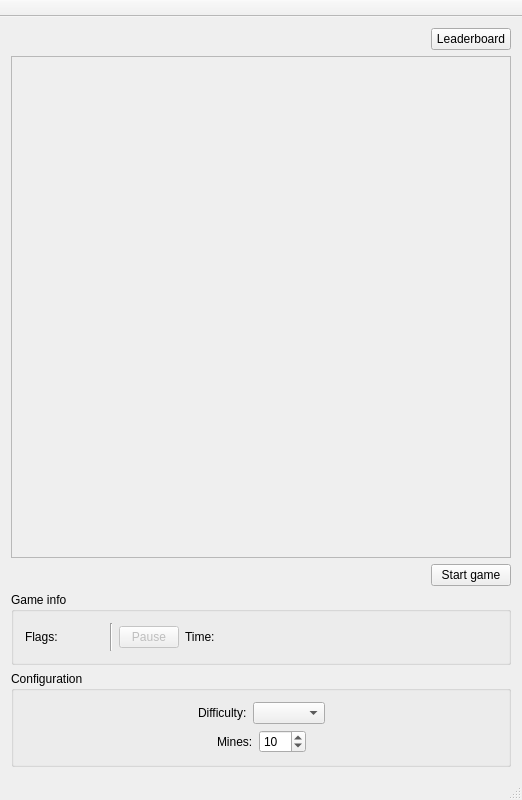
<?xml version="1.0" encoding="UTF-8"?>
<ui version="4.0">
 <class>GameGUI</class>
 <widget class="QMainWindow" name="GameGUI">
  <property name="geometry">
   <rect>
    <x>0</x>
    <y>0</y>
    <width>522</width>
    <height>800</height>
   </rect>
  </property>
  <property name="sizePolicy">
   <sizepolicy hsizetype="Preferred" vsizetype="Preferred">
    <horstretch>0</horstretch>
    <verstretch>0</verstretch>
   </sizepolicy>
  </property>
  <property name="minimumSize">
   <size>
    <width>0</width>
    <height>0</height>
   </size>
  </property>
  <property name="maximumSize">
   <size>
    <width>99999</width>
    <height>99999</height>
   </size>
  </property>
  <property name="windowTitle">
   <string>Mines</string>
  </property>
  <widget class="QWidget" name="centralWidget">
   <layout class="QHBoxLayout" name="horizontalLayout">
    <item>
     <layout class="QVBoxLayout" name="verticalLayout">
      <property name="spacing">
       <number>6</number>
      </property>
      <property name="sizeConstraint">
       <enum>QLayout::SetMinimumSize</enum>
      </property>
      <item>
       <layout class="QHBoxLayout" name="horizontalLayout_5">
        <item>
         <spacer name="horizontalSpacer_6">
          <property name="orientation">
           <enum>Qt::Horizontal</enum>
          </property>
          <property name="sizeHint" stdset="0">
           <size>
            <width>40</width>
            <height>20</height>
           </size>
          </property>
         </spacer>
        </item>
        <item>
         <widget class="QPushButton" name="show_leaderboard_button">
          <property name="text">
           <string>Leaderboard</string>
          </property>
         </widget>
        </item>
       </layout>
      </item>
      <item>
       <layout class="QHBoxLayout" name="horizontalLayout_8">
        <item>
         <widget class="MyGrid" name="visibleGrid">
          <property name="enabled">
           <bool>false</bool>
          </property>
          <property name="sizePolicy">
           <sizepolicy hsizetype="Expanding" vsizetype="Expanding">
            <horstretch>0</horstretch>
            <verstretch>0</verstretch>
           </sizepolicy>
          </property>
          <property name="minimumSize">
           <size>
            <width>500</width>
            <height>500</height>
           </size>
          </property>
          <property name="maximumSize">
           <size>
            <width>99999</width>
            <height>99999</height>
           </size>
          </property>
          <property name="mouseTracking">
           <bool>true</bool>
          </property>
          <property name="tabletTracking">
           <bool>true</bool>
          </property>
          <property name="focusPolicy">
           <enum>Qt::NoFocus</enum>
          </property>
          <property name="verticalScrollBarPolicy">
           <enum>Qt::ScrollBarAlwaysOff</enum>
          </property>
          <property name="horizontalScrollBarPolicy">
           <enum>Qt::ScrollBarAlwaysOff</enum>
          </property>
          <property name="sizeAdjustPolicy">
           <enum>QAbstractScrollArea::AdjustToContentsOnFirstShow</enum>
          </property>
          <property name="editTriggers">
           <set>QAbstractItemView::NoEditTriggers</set>
          </property>
          <property name="selectionMode">
           <enum>QAbstractItemView::SingleSelection</enum>
          </property>
          <property name="selectionBehavior">
           <enum>QAbstractItemView::SelectItems</enum>
          </property>
          <property name="textElideMode">
           <enum>Qt::ElideNone</enum>
          </property>
          <property name="showGrid">
           <bool>true</bool>
          </property>
          <property name="cornerButtonEnabled">
           <bool>false</bool>
          </property>
          <property name="rowCount">
           <number>0</number>
          </property>
          <property name="columnCount">
           <number>0</number>
          </property>
          <attribute name="horizontalHeaderVisible">
           <bool>false</bool>
          </attribute>
          <attribute name="horizontalHeaderDefaultSectionSize">
           <number>50</number>
          </attribute>
          <attribute name="horizontalHeaderHighlightSections">
           <bool>false</bool>
          </attribute>
          <attribute name="horizontalHeaderStretchLastSection">
           <bool>false</bool>
          </attribute>
          <attribute name="verticalHeaderVisible">
           <bool>false</bool>
          </attribute>
          <attribute name="verticalHeaderDefaultSectionSize">
           <number>50</number>
          </attribute>
          <attribute name="verticalHeaderHighlightSections">
           <bool>false</bool>
          </attribute>
         </widget>
        </item>
       </layout>
      </item>
      <item>
       <layout class="QHBoxLayout" name="horizontalLayout_9">
        <item>
         <spacer name="horizontalSpacer_7">
          <property name="orientation">
           <enum>Qt::Horizontal</enum>
          </property>
          <property name="sizeHint" stdset="0">
           <size>
            <width>40</width>
            <height>20</height>
           </size>
          </property>
         </spacer>
        </item>
        <item>
         <widget class="QPushButton" name="start_game_button">
          <property name="sizePolicy">
           <sizepolicy hsizetype="Minimum" vsizetype="Preferred">
            <horstretch>0</horstretch>
            <verstretch>0</verstretch>
           </sizepolicy>
          </property>
          <property name="text">
           <string>Start game</string>
          </property>
         </widget>
        </item>
       </layout>
      </item>
      <item>
       <layout class="QHBoxLayout" name="horizontalLayout_6">
        <item>
         <widget class="QGroupBox" name="gameinfo_groupbox">
          <property name="sizePolicy">
           <sizepolicy hsizetype="Preferred" vsizetype="Preferred">
            <horstretch>0</horstretch>
            <verstretch>0</verstretch>
           </sizepolicy>
          </property>
          <property name="minimumSize">
           <size>
            <width>0</width>
            <height>0</height>
           </size>
          </property>
          <property name="maximumSize">
           <size>
            <width>999999</width>
            <height>16777215</height>
           </size>
          </property>
          <property name="title">
           <string>Game info</string>
          </property>
          <layout class="QVBoxLayout" name="verticalLayout_3">
           <item>
            <layout class="QHBoxLayout" name="horizontalLayout_3">
             <item>
              <widget class="QLabel" name="flagcounter_label">
               <property name="text">
                <string>Flags:</string>
               </property>
              </widget>
             </item>
             <item>
              <widget class="QLabel" name="flag_counter">
               <property name="sizePolicy">
                <sizepolicy hsizetype="Preferred" vsizetype="Preferred">
                 <horstretch>0</horstretch>
                 <verstretch>0</verstretch>
                </sizepolicy>
               </property>
               <property name="minimumSize">
                <size>
                 <width>40</width>
                 <height>0</height>
                </size>
               </property>
               <property name="text">
                <string/>
               </property>
              </widget>
             </item>
             <item>
              <widget class="Line" name="line">
               <property name="orientation">
                <enum>Qt::Vertical</enum>
               </property>
              </widget>
             </item>
             <item>
              <widget class="QPushButton" name="pause_time_button">
               <property name="enabled">
                <bool>false</bool>
               </property>
               <property name="sizePolicy">
                <sizepolicy hsizetype="Fixed" vsizetype="Fixed">
                 <horstretch>0</horstretch>
                 <verstretch>0</verstretch>
                </sizepolicy>
               </property>
               <property name="minimumSize">
                <size>
                 <width>60</width>
                 <height>0</height>
                </size>
               </property>
               <property name="maximumSize">
                <size>
                 <width>60</width>
                 <height>16777215</height>
                </size>
               </property>
               <property name="mouseTracking">
                <bool>true</bool>
               </property>
               <property name="text">
                <string>Pause</string>
               </property>
               <property name="checkable">
                <bool>true</bool>
               </property>
               <property name="autoRepeat">
                <bool>false</bool>
               </property>
              </widget>
             </item>
             <item>
              <widget class="QLabel" name="time_label">
               <property name="text">
                <string>Time:</string>
               </property>
              </widget>
             </item>
             <item>
              <widget class="QLabel" name="time">
               <property name="minimumSize">
                <size>
                 <width>0</width>
                 <height>0</height>
                </size>
               </property>
               <property name="text">
                <string>&lt;html&gt;&lt;head/&gt;&lt;body&gt;&lt;p align=&quot;right&quot;&gt;&lt;br/&gt;&lt;/p&gt;&lt;/body&gt;&lt;/html&gt;</string>
               </property>
               <property name="scaledContents">
                <bool>false</bool>
               </property>
               <property name="alignment">
                <set>Qt::AlignRight|Qt::AlignTrailing|Qt::AlignVCenter</set>
               </property>
              </widget>
             </item>
             <item>
              <spacer name="horizontalSpacer_3">
               <property name="orientation">
                <enum>Qt::Horizontal</enum>
               </property>
               <property name="sizeHint" stdset="0">
                <size>
                 <width>40</width>
                 <height>20</height>
                </size>
               </property>
              </spacer>
             </item>
            </layout>
           </item>
          </layout>
         </widget>
        </item>
       </layout>
      </item>
      <item>
       <layout class="QHBoxLayout" name="horizontalLayout_7">
        <item>
         <widget class="QGroupBox" name="config_groupbox">
          <property name="sizePolicy">
           <sizepolicy hsizetype="Preferred" vsizetype="Preferred">
            <horstretch>0</horstretch>
            <verstretch>0</verstretch>
           </sizepolicy>
          </property>
          <property name="minimumSize">
           <size>
            <width>0</width>
            <height>0</height>
           </size>
          </property>
          <property name="maximumSize">
           <size>
            <width>99999</width>
            <height>16777215</height>
           </size>
          </property>
          <property name="title">
           <string>Configuration</string>
          </property>
          <layout class="QVBoxLayout" name="verticalLayout_2">
           <item>
            <layout class="QHBoxLayout" name="horizontalLayout_4">
             <item>
              <spacer name="horizontalSpacer_4">
               <property name="orientation">
                <enum>Qt::Horizontal</enum>
               </property>
               <property name="sizeHint" stdset="0">
                <size>
                 <width>40</width>
                 <height>20</height>
                </size>
               </property>
              </spacer>
             </item>
             <item>
              <widget class="QLabel" name="label">
               <property name="text">
                <string>Difficulty:</string>
               </property>
              </widget>
             </item>
             <item>
              <widget class="QComboBox" name="gridsize_selector">
               <property name="enabled">
                <bool>true</bool>
               </property>
              </widget>
             </item>
             <item>
              <spacer name="horizontalSpacer_5">
               <property name="orientation">
                <enum>Qt::Horizontal</enum>
               </property>
               <property name="sizeHint" stdset="0">
                <size>
                 <width>40</width>
                 <height>20</height>
                </size>
               </property>
              </spacer>
             </item>
            </layout>
           </item>
           <item>
            <layout class="QHBoxLayout" name="horizontalLayout_2">
             <item>
              <spacer name="horizontalSpacer">
               <property name="orientation">
                <enum>Qt::Horizontal</enum>
               </property>
               <property name="sizeHint" stdset="0">
                <size>
                 <width>40</width>
                 <height>20</height>
                </size>
               </property>
              </spacer>
             </item>
             <item>
              <widget class="QLabel" name="no_mines_label">
               <property name="text">
                <string>Mines:</string>
               </property>
              </widget>
             </item>
             <item>
              <widget class="QSpinBox" name="noMinesSpinBox">
               <property name="minimum">
                <number>0</number>
               </property>
               <property name="maximum">
                <number>100</number>
               </property>
               <property name="value">
                <number>10</number>
               </property>
              </widget>
             </item>
             <item>
              <spacer name="horizontalSpacer_2">
               <property name="orientation">
                <enum>Qt::Horizontal</enum>
               </property>
               <property name="sizeHint" stdset="0">
                <size>
                 <width>40</width>
                 <height>20</height>
                </size>
               </property>
              </spacer>
             </item>
            </layout>
           </item>
          </layout>
         </widget>
        </item>
       </layout>
      </item>
     </layout>
    </item>
   </layout>
  </widget>
  <widget class="QToolBar" name="mainToolBar">
   <property name="movable">
    <bool>false</bool>
   </property>
   <attribute name="toolBarArea">
    <enum>TopToolBarArea</enum>
   </attribute>
   <attribute name="toolBarBreak">
    <bool>false</bool>
   </attribute>
  </widget>
  <widget class="QStatusBar" name="statusBar"/>
 </widget>
 <layoutdefault spacing="6" margin="11"/>
 <customwidgets>
  <customwidget>
   <class>MyGrid</class>
   <extends>QTableWidget</extends>
   <header>mygrid.h</header>
  </customwidget>
 </customwidgets>
 <resources/>
 <connections/>
</ui>
